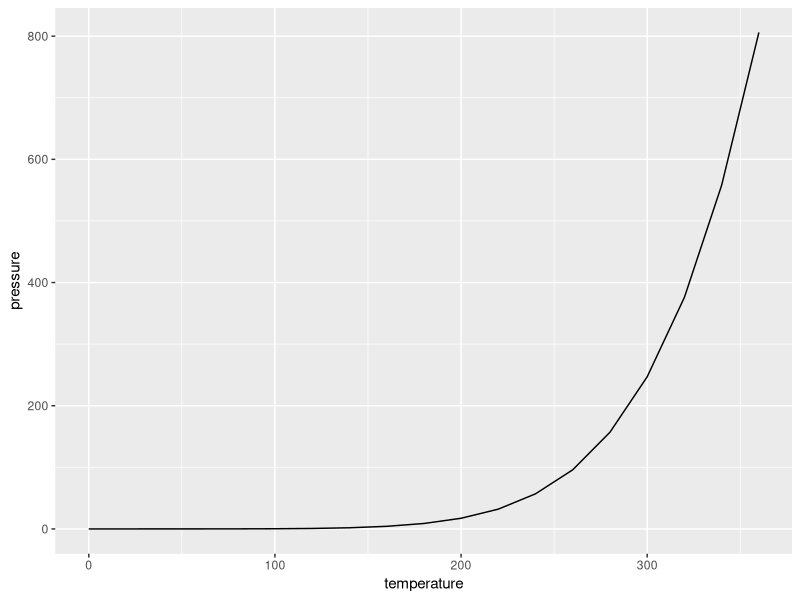

Write R code to recreate this figure.
##########################################
# Add a new script called test.
# Author: Suh-Yuen Liang
# Date: 2023/12/18
# Revision: 2023/12/18
##########################################
library(ggplot2)
library(dplyr)
# show sessioninfo
sessionInfo()

# show dataset 
head(datasets::pressure)

# show line plot
ggplot(pressure, aes(x=temperature, y=pressure))+
  geom_line()